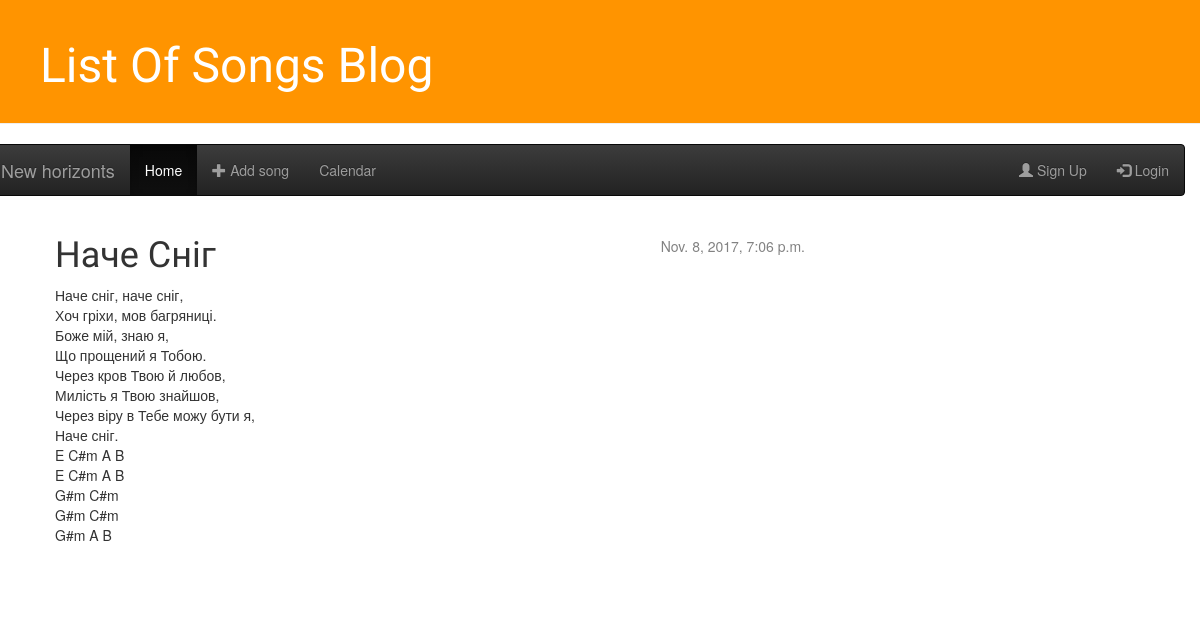
The app's page /post/1/ with its own data.
### blog/models.py (models this page shows, shortened)
class Post(models.Model):
    author = models.ForeignKey('auth.User')
    title = models.CharField(max_length=200)
    text = models.TextField()
    created_date = models.DateTimeField(
            default=timezone.now)
    published_date = models.DateTimeField(
            blank=True, null=True)

### blog/views.py (the view)
# urls.py: url(r'^post/(?P<pk>[0-9]+)/$', views.post_detail, name='post_detail'),
def post_detail(request, pk):
    post = get_object_or_404(Post, pk=pk)
    return render(request, 'blog/post_detail.html', {'post': post})

### blog/templates/blog/post_detail.html (shortened to what this page needs)
{% extends 'blog/base.html' %}
{% block content %}
    <div class="post">
        {% if post.published_date %}
            <div class="date">
                {{ post.published_date }}
            </div>
        {% endif %}
        <h1>{{ post.title }}</h1>
        <p>{{ post.text|linebreaksbr }}</p>
    </div>
{% endblock %}

### blog/static/css/main.css (style rules this page uses)
h1, h2, h3, h4 { font-family: 'Lobster', cursive; }
.date { float: right; color: #828282; }
.post { margin-bottom: 70px; }

### records on screen
Post: published_date "Nov. 8, 2017, 7:06 p.m.", title "Наче Сніг", text "Наче сніг, наче сніг, Хоч гріхи, мов багряниці. Боже мій, знаю я, Що прощений я Тобою. Через кров Твою й любов, Милість я Твою знайшов, Через віру в Тебе можу бути я, Наче сніг. E C#m A B E C#m A B G#m C#m G#m C#m G#m A B"
